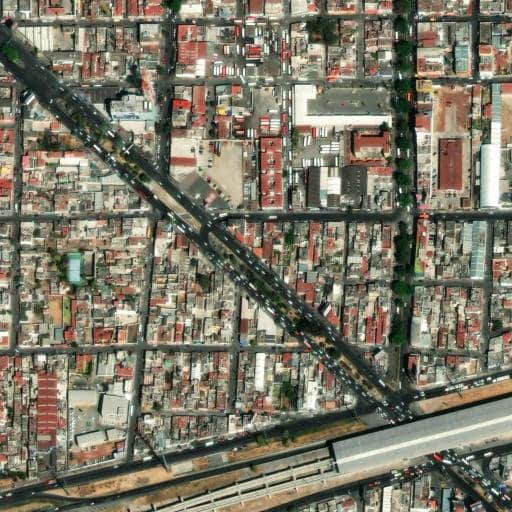
#> input picture satellite_tile.png, 512 x 512 px
$ python satellite_imagery_analyzer.py
#> lines starting #> are read from the running program, lines starting #| are printed output that depends on the picture; after the words box and inside, x2 and y2 are one past the last pixel; in counts of white or black regions, pixels touching at a corner belong together
import cv2
import numpy as np
from scipy.spatial import KDTree

def detect_colors(image):
    hsv = cv2.cvtColor(image, cv2.COLOR_BGR2HSV)

    # Color ranges (adjust as needed)
    yellow_low = np.array([20, 100, 100])
    yellow_high = np.array([30, 255, 255])
    yellow_mask = cv2.inRange(hsv, yellow_low, yellow_high)

    red_low1 = np.array([0, 100, 100])
    red_high1 = np.array([10, 255, 255])
    red_low2 = np.array([160, 100, 100])
    red_high2 = np.array([180, 255, 255])
    red_mask = cv2.inRange(hsv, red_low1, red_high1) + cv2.inRange(hsv, red_low2, red_high2)

    purple_low = np.array([130, 50, 50])
    purple_high = np.array([160, 255, 255])
    purple_mask = cv2.inRange(hsv, purple_low, purple_high)

    return yellow_mask, red_mask, purple_mask

def get_centroid(mask):
    contours, _ = cv2.findContours(mask, cv2.RETR_EXTERNAL, cv2.CHAIN_APPROX_SIMPLE)
    if not contours:
        return None
    M = cv2.moments(max(contours, key=cv2.contourArea))
    return (int(M['m10']/M['m00']), int(M['m01']/M['m00'])) if M['m00'] != 0 else None

def process_yellow_line(mask):
    kernel = np.ones((5,5), np.uint8)
    mask = cv2.morphologyEx(mask, cv2.MORPH_CLOSE, kernel)
    return cv2.ximgproc.thinning(mask)

def detect_structures(region, structure_threshold=1000):
    gray = cv2.cvtColor(region, cv2.COLOR_BGR2GRAY)
    edges = cv2.Canny(gray, 50, 150)
    return np.sum(edges) > structure_threshold

def analyze(image_path):
#> called with image_path = 'satellite_tile.png'
    image = cv2.imread(image_path)
#> image is the input picture: shape (512, 512, 3); mean B, G, R 102.8, 118.8, 123.5
    yellow, red, purple = detect_colors(image)
#> in detect_colors, `hsv = cv2.cvtColor(image, cv2.COLOR_BGR2HSV)`: hsv: shape (512, 512, 3); mean H, S, V 34.6, 56.5, 127.3
#> in detect_colors, `yellow_mask = cv2.inRange(hsv, yellow_low, yellow_high)`:
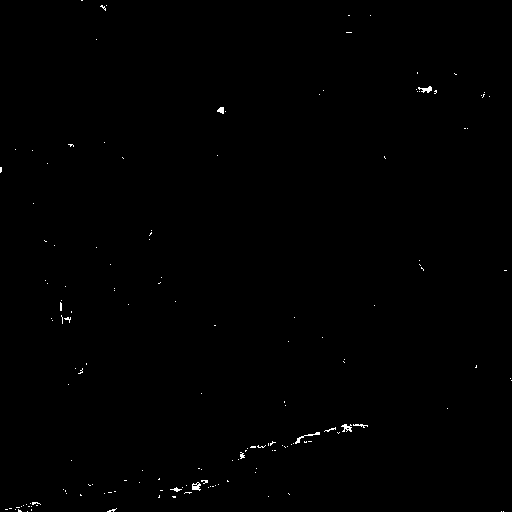
#> yellow_mask: shape (512, 512); 0.29% white in thin lines or dots
#> in detect_colors, `red_mask = cv2.inRange(hsv, red_low1, red_high1) + cv2.inRange(hsv, re..`:
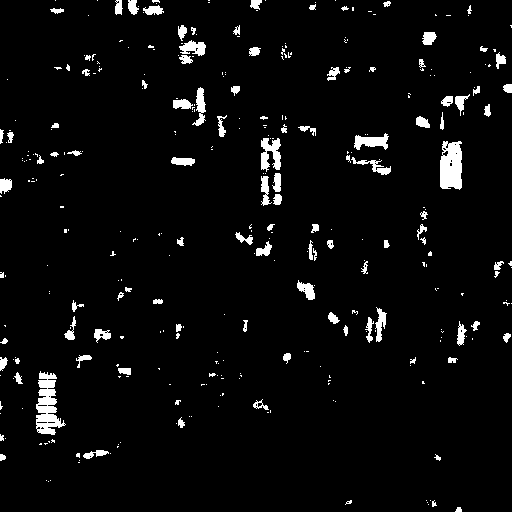
#> red_mask: shape (512, 512); 4% white; 340 white regions (234 under 20 px), largest, box (x1, y1, x2, y2) and area: (36, 371, 66, 435) 1023, (440, 141, 462, 190) 927, (261, 138, 281, 172) 444
#> in detect_colors, `purple_mask = cv2.inRange(hsv, purple_low, purple_high)`:
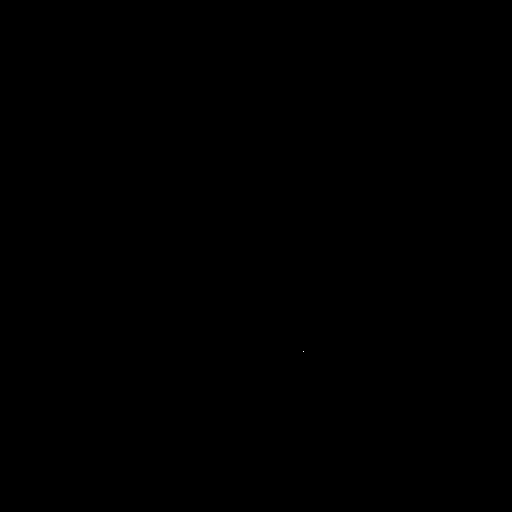
#> purple_mask: shape (512, 512); 0% white in thin lines or dots, all inside (x1, y1, x2, y2) = (303, 351, 304, 352)

    # Get important points
    purple_point = get_centroid(purple)
#> in get_centroid, `contours, _ = cv2.findContours(mask, cv2.RETR_EXTERNAL, cv2.CHAIN_APPR..`: contours = [[[303, 351]]]
#> in get_centroid, `M = cv2.moments(max(contours, key=cv2.contourArea))`: M = moments, m00 0
    interest_point = get_centroid(red)
#> in get_centroid (call 2), `contours, _ = cv2.findContours(mask, cv2.RETR_EXTERNAL, cv2.CHAIN_APPR..`: contours = 340 contours, 262 with area under 20; largest, box (x1, y1, x2, y2) and area: (36, 371, 66, 435) 904, (440, 141, 462, 190) 892, (261, 138, 281, 172) 362, (354, 133, 389, 150) 294, (179, 40, 206, 56) 221
#> interest_point = (46, 406)

    # Process yellow line
    yellow_line = process_yellow_line(yellow)
#> in process_yellow_line, `mask = cv2.morphologyEx(mask, cv2.MORPH_CLOSE, kernel)`:
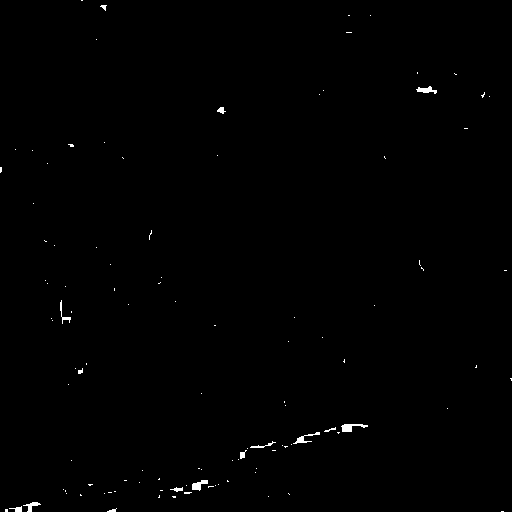
#> mask: shape (512, 512); 0.4% white; 109 white regions (94 under 20 px), largest, box (x1, y1, x2, y2) and area: (341, 424, 368, 432) 115, (192, 480, 208, 491) 95, (293, 432, 320, 444) 91
#> in process_yellow_line, `return cv2.ximgproc.thinning(mask)`:
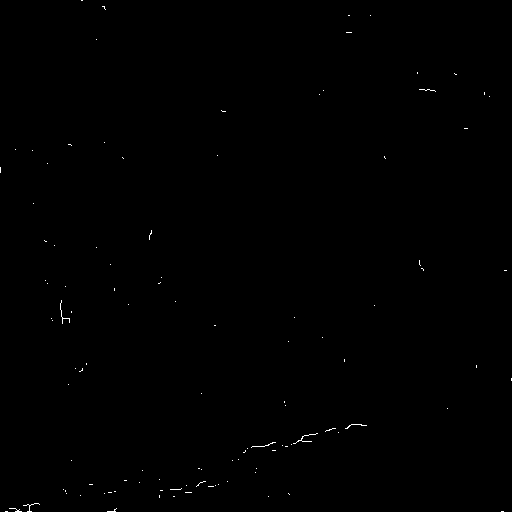
#> returned value: shape (512, 512); 0.17% white in thin lines or dots
    line_points = np.column_stack(np.where(yellow_line > 0))[:,[1,0]]
#> line_points = 452 pairs, first value 0 to 511, second value 0 to 511

    # Determine street direction at POI
    tree = KDTree(line_points)
    _, index = tree.query(interest_point)
#> index = 181
    nearby_points = line_points[max(0,index-5):index+5]
#> nearby_points = [[79, 371], [80, 371], [511, 378], [511, 379], [511, 380], [68, 384], [201, 393], [284, 401], [284, 402], [285, 405]]
    vx, vy, _, _ = cv2.fitLine(nearby_points, cv2.DIST_L2, 0, 0.01, 0.01)
#> vx = [1]; vy = [0.0043]
    direction = np.array([vx[0], vy[0]])
#> direction = [1, 0.0043]

    # Calculate perpendicular directions
    right_vec = np.array([direction[1], -direction[0]])
#> right_vec = [0.0043, -1]
    left_vec = np.array([-direction[1], direction[0]])
#> left_vec = [-0.0043, 1]

    # Define regions of interest
    size = 50
    roi_size = (100, 100)

    # Right region
    right_p1 = tuple((interest_point + right_vec * size).astype(int))
#> right_p1 = (46, 356)
    right_roi = image[right_p1[1]-roi_size[1]//2:right_p1[1]+roi_size[1]//2,
                     right_p1[0]-roi_size[0]//2:right_p1[0]+roi_size[0]//2]
#> right_roi = empty array

    # Left region
    left_p1 = tuple((interest_point + left_vec * size).astype(int))
#> left_p1 = (45, 455)
    left_roi = image[left_p1[1]-roi_size[1]//2:left_p1[1]+roi_size[1]//2,
                   left_p1[0]-roi_size[0]//2:left_p1[0]+roi_size[0]//2]
#> left_roi = empty array

    # Detect structures
    right_structures = detect_structures(right_roi) if right_roi.size > 0 else False
#> right_structures = False
    left_structures = detect_structures(left_roi) if left_roi.size > 0 else False
#> left_structures = False

    print(f"Structures on the right: {'Yes' if right_structures else 'No'}")
#| Structures on the right: No
    print(f"Structures on the left: {'Yes' if left_structures else 'No'}")
#| Structures on the left: No

    return right_structures,left_structures

if __name__ == "__main__":
    analyze("satellite_tile.png")
